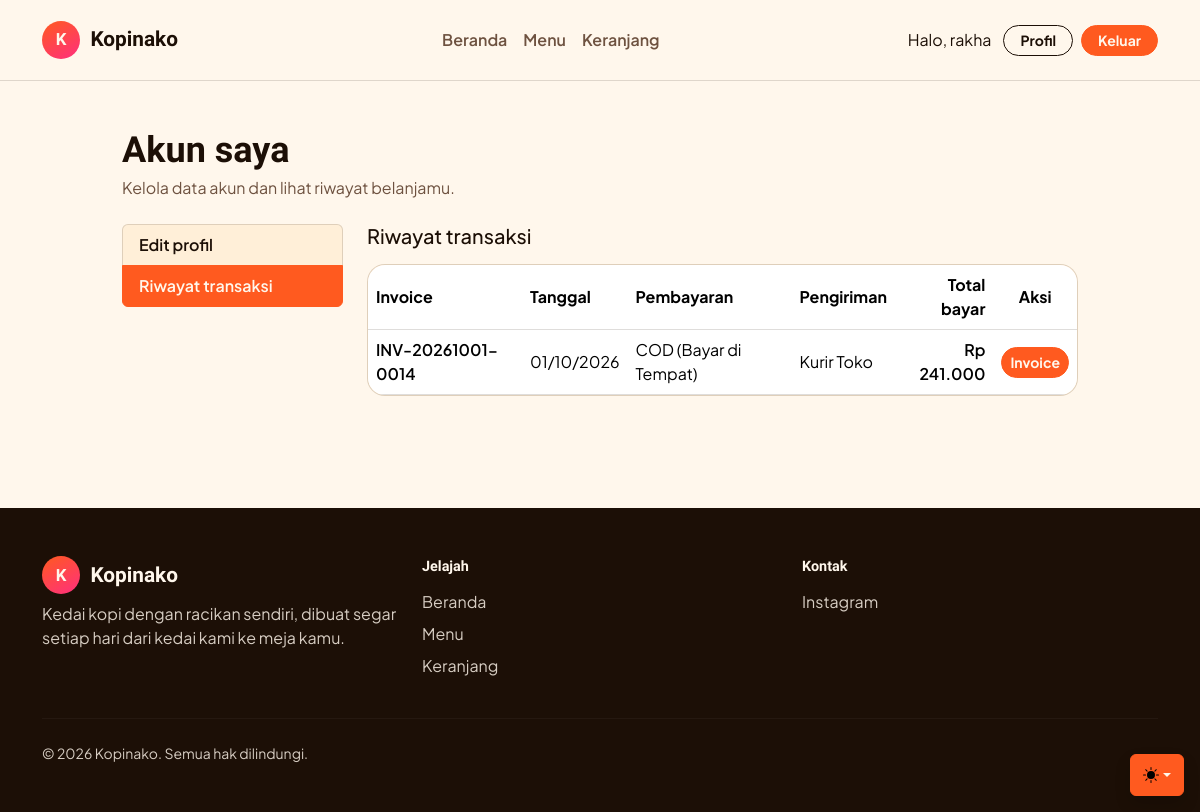
Page /umkm/profil.php?tab=riwayat (signed in) on the committed database.
### tables this page shows
CREATE TABLE `tb_transaksi` (
  `id_transakasi` int NOT NULL,
  `id_pelanggan` int NOT NULL,
  `tanggal` date NOT NULL,
  `total_harga` int NOT NULL,
  `metode_pembayaran` varchar(50) NOT NULL DEFAULT '-',
  `metode_pengiriman` varchar(50) NOT NULL DEFAULT '-',
  `ongkir` int NOT NULL DEFAULT '0'
);

### umkm/opsi.php (called while the page is built, shortened)
<?php
function rupiah($angka)
{
    return "Rp " . number_format((float) $angka, 0, ',', '.');
}
function nomorInvoice($idTransaksi, $tanggal)
{
    return 'INV-' . date('Ymd', strtotime($tanggal)) . '-' . str_pad((int) $idTransaksi, 4, '0', STR_PAD_LEFT);
}

### umkm/profil.php (the view, shortened to what this page needs)
<?php
include "config.php";
include "opsi.php";
$id_user = (int) $_SESSION['id_user'];
$tab = ($_GET['tab'] ?? 'profil') === 'riwayat' ? 'riwayat' : 'profil';
$riwayat = [];
if ($tab === 'riwayat') {
    $stmtR = mysqli_prepare(
        $config,
        "SELECT t.* FROM tb_transaksi t
         WHERE t.id_pelanggan = ?
           AND EXISTS (SELECT 1 FROM tb_detail d WHERE d.id_transaksi = t.id_transakasi)
         ORDER BY t.id_transakasi DESC"
    );
    mysqli_stmt_bind_param($stmtR, "i", $id_user);
    mysqli_stmt_execute($stmtR);
    $rr = mysqli_stmt_get_result($stmtR);
    while ($rr && ($row = mysqli_fetch_assoc($rr))) {
        $riwayat[] = $row;
    }
}
$namaUser        = $_SESSION['nama'] ?: $_SESSION['username'];
$jumlahKeranjang = isset($_SESSION['cart']) ? array_sum(array_column($_SESSION['cart'], 'jumlah')) : 0;
?>
<!doctype html>
<html lang="id" data-bs-theme="auto">
  <head>
    <link href="assets/dist/css/bootstrap.min.css" rel="stylesheet" />
    <link href="home.css?v=<?= filemtime(__DIR__ . '/home.css') ?>" rel="stylesheet" />
  </head>
  <body>
    <div class="dropdown position-fixed bottom-0 end-0 mb-3 me-3 bd-mode-toggle">
      <button
        class="btn btn-bd-brand py-2 dropdown-toggle d-flex align-items-center shadow"
        id="bd-theme"
        type="button"
        aria-expanded="false"
        data-bs-toggle="dropdown"
        aria-label="Ganti tema (auto)"
      >
        <svg class="bi my-1 theme-icon-active" aria-hidden="true"><use href="#circle-half"></use></svg>
      </button>
    </div>
    <nav class="navbar navbar-expand-md kn-navbar sticky-top py-3">
      <div class="container">
        <a class="kn-brand navbar-brand" href="index.php">
          <span class="kn-brand-mark" aria-hidden="true">K</span>
          Kopinako
        </a>
        <div class="collapse navbar-collapse" id="navUtama">
          <ul class="navbar-nav mx-md-auto my-3 my-md-0">
            <li class="nav-item"><a class="nav-link" href="index.php#beranda">Beranda</a></li>
            <li class="nav-item"><a class="nav-link" href="index.php#menu">Menu</a></li>
            <li class="nav-item"><a class="nav-link" href="keranjang.php">Keranjang<?php if ($jumlahKeranjang > 0): ?> (<?= $jumlahKeranjang ?>)<?php endif; ?></a></li>
          </ul>
          <div class="d-flex gap-2">
            <span class="align-self-center me-1 d-none d-md-inline">Halo, <?= htmlspecialchars($namaUser) ?></span>
            <a href="profil.php" class="btn btn-outline-ink btn-sm px-3 active">Profil</a>
            <a href="logout.php" class="btn btn-caramel btn-sm px-3">Keluar</a>
          </div>
        </div>
      </div>
    </nav>
    <section class="py-5">
      <div class="container" style="max-width: 980px;">
        <h2 class="kn-section-title mb-1">Akun saya</h2>
        <p class="kn-section-sub mb-4">Kelola data akun dan lihat riwayat belanjamu.</p>
        <div class="row g-4">
          <div class="col-md-3">
            <div class="list-group kn-profil-menu">
              <a href="profil.php" class="list-group-item list-group-item-action <?= $tab === 'profil' ? 'active' : '' ?>">Edit profil</a>
              <a href="profil.php?tab=riwayat" class="list-group-item list-group-item-action <?= $tab === 'riwayat' ? 'active' : '' ?>">Riwayat transaksi</a>
            </div>
          </div>
          <div class="col-md-9">
            <?php if ($tab === 'riwayat'): ?>
              <h3 class="h5 mb-3">Riwayat transaksi</h3>
              <?php if (empty($riwayat)): ?>
                <div class="kn-empty">
                  <h3>Belum ada transaksi</h3>
                  <p class="mb-3">Pesananmu akan muncul di sini setelah kamu checkout.</p>
                  <a href="index.php#menu" class="btn btn-caramel">Lihat menu</a>
                </div>
              <?php else: ?>
                <div class="table-responsive kn-cart-wrap">
                  <table class="table align-middle mb-0 kn-cart-table">
                    <thead>
                      <tr>
                        <th>Invoice</th>
                        <th>Tanggal</th>
                        <th>Pembayaran</th>
                        <th>Pengiriman</th>
                        <th class="text-end">Total bayar</th>
                        <th class="text-center">Aksi</th>
                      </tr>
                    </thead>
                    <tbody>
                      <?php foreach ($riwayat as $t): ?>
                        <tr>
                          <td class="fw-semibold"><?= htmlspecialchars(nomorInvoice($t['id_transakasi'], $t['tanggal'])) ?></td>
                          <td><?= htmlspecialchars(date('d/m/Y', strtotime($t['tanggal']))) ?></td>
                          <td><?= htmlspecialchars($t['metode_pembayaran']) ?></td>
                          <td><?= htmlspecialchars($t['metode_pengiriman']) ?></td>
                          <td class="text-end fw-semibold"><?= rupiah($t['total_harga'] + $t['ongkir']) ?></td>
                          <td class="text-center">
                            <a href="invoice.php?id=<?= (int) $t['id_transakasi'] ?>" class="btn btn-caramel btn-sm" target="_blank">Invoice</a>
                          </td>
                        </tr>
                      <?php endforeach; ?>
                    </tbody>
                  </table>
                </div>
              <?php endif; ?>
            <?php endif; ?>
          </div>
        </div>
      </div>
    </section>
    <footer id="kontak" class="kn-footer py-5">
      <div class="container">
        <div class="row g-4">
          <div class="col-md-4">
            <a class="kn-brand navbar-brand mb-2" href="index.php">
              <span class="kn-brand-mark" aria-hidden="true">K</span>
              Kopinako
            </a>
            <p class="mb-0">Kedai kopi dengan racikan sendiri, dibuat segar setiap hari dari kedai kami ke meja kamu.</p>
          </div>
          <div class="col-6 col-md-4">
            <div class="kn-foot-heading">Jelajah</div>
            <ul class="list-unstyled d-flex flex-column gap-2">
              <li><a href="index.php#beranda">Beranda</a></li>
              <li><a href="index.php#menu">Menu</a></li>
              <li><a href="keranjang.php">Keranjang</a></li>
            </ul>
          </div>
          <div class="col-6 col-md-4">
            <div class="kn-foot-heading">Kontak</div>
            <ul class="list-unstyled d-flex flex-column gap-2">
              <li><a href="#">Instagram</a></li>
            </ul>
          </div>
        </div>
        <hr class="my-4" />
        <p class="mb-0 small">&copy; <?= date('Y') ?> Kopinako. Semua hak dilindungi.</p>
      </div>
    </footer>
  </body>
</html>

### umkm/home.css (style rules this page uses)
:root { --kn-paper: #fff7ec; --kn-cream: #ffefd8; --kn-ink: #1c0f06; --kn-ink-soft: #6e5240; --kn-orange: #ff5a1f; --kn-orange-dark: #db4108; --kn-magenta: #ff2f7e; --kn-lime: #d8ff4f; --kn-lime-ink: #2c3300; --kn-line: rgba(28, 15, 6, 0.14); --kn-shadow: 0 22px 48px -24px rgba(219, 65, 8, 0.45); --kn-espresso: #1c0f06; --radius-sm: 6px; --radius-md: 18px; --radius-pill: 999px; }
html, body { background-color: var(--kn-paper); color: var(--kn-ink); }
body { font-family: "Plus Jakarta Sans", "Segoe UI", sans-serif; -webkit-font-smoothing: antialiased; }
a { color: var(--kn-orange-dark); }
.kn-navbar { background-color: var(--kn-paper); border-bottom: 1px solid var(--kn-line); transition: box-shadow 0.2s ease; }
.kn-brand { font-family: "Unbounded", sans-serif; font-weight: 700; font-size: 1.3rem; color: var(--kn-ink); display: inline-flex; align-items: center; gap: 0.65rem; }
.kn-brand-mark { width: 38px; height: 38px; border-radius: 999px; display: inline-flex; align-items: center; justify-content: center; flex-shrink: 0; background: linear-gradient(150deg, var(--kn-orange) 0%, var(--kn-magenta) 100%); color: #fff7ec; font-family: "Unbounded", sans-serif; font-weight: 700; font-size: 1.05rem; }
.kn-navbar .nav-link { color: var(--kn-ink-soft); font-weight: 600; padding-inline: 0.9rem; }
.btn-caramel { background-color: var(--kn-orange); border-color: var(--kn-orange); color: #fff7ec; font-weight: 700; border-radius: var(--radius-pill); }
.btn-outline-ink { border: 1.5px solid var(--kn-line); color: var(--kn-ink); font-weight: 700; border-radius: var(--radius-pill); }
.kn-section-title { font-family: "Unbounded", sans-serif; font-weight: 700; font-size: clamp(1.6rem, 3vw, 2.4rem); margin-bottom: 0.25rem; }
.kn-section-sub { color: var(--kn-ink-soft); max-width: 60ch; }
.kn-cart-wrap { border: 1px solid var(--kn-line); border-radius: var(--radius-md); overflow: hidden; background-color: var(--kn-cream); }
.kn-cart-table { margin-bottom: 0; color: var(--kn-ink); }
.kn-cart-table thead { background-color: rgba(255, 90, 31, 0.1); }
.kn-cart-table th, .kn-cart-table td { border-color: var(--kn-line); vertical-align: middle; }
.kn-footer { background-color: var(--kn-espresso); color: rgba(255, 247, 236, 0.82); margin-top: 4rem; }
.kn-footer .kn-brand { color: #fff7ec; }
.kn-footer a { color: rgba(255, 247, 236, 0.82); text-decoration: none; }
.kn-footer hr { border-color: rgba(255, 247, 236, 0.16); }
.kn-footer .kn-foot-heading { font-family: "Unbounded", sans-serif; font-weight: 600; color: #fff7ec; margin-bottom: 0.75rem; font-size: 0.9rem; }
.btn-bd-brand { --bs-btn-font-weight: 700; --bs-btn-color: #fff7ec; --bs-btn-bg: var(--kn-orange); --bs-btn-border-color: var(--kn-orange); --bs-btn-hover-color: #fff7ec; --bs-btn-hover-bg: var(--kn-orange-dark); --bs-btn-hover-border-color: var(--kn-orange-dark); --bs-btn-focus-shadow-rgb: 255, 90, 31; --bs-btn-active-bg: var(--kn-orange-dark); --bs-btn-active-border-color: var(--kn-orange-dark); }
.bd-mode-toggle { z-index: 1500; }
.bd-mode-toggle .bi { width: 1em; height: 1em; }
.kn-profil-menu .list-group-item { background-color: var(--kn-cream); border-color: var(--kn-line); color: var(--kn-ink); font-weight: 600; }
.kn-profil-menu .list-group-item.active { background-color: var(--kn-orange); border-color: var(--kn-orange); color: #fff7ec; }

### rows in the picture
tb_transaksi: nomorInvoice($t['id_transakasi'], $t['tanggal']) "INV-20261001-0014", tanggal "01/10/2026", metode_pembayaran "COD (Bayar di Tempat)", metode_pengiriman "Kurir Toko", rupiah($t['total_harga'] + $t['ongkir']) "Rp 241.000"

### other values in the picture
$namaUser "rakha"
